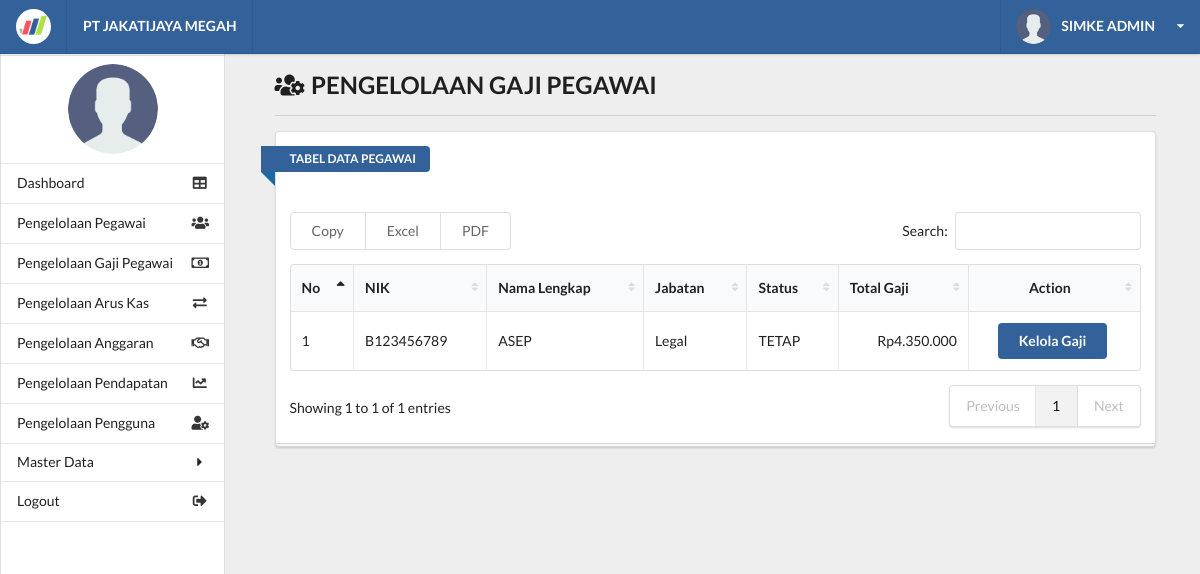
Screenshot of /kelola_gaji.php (signed in) with the database file from the repository.
### tables this page shows
CREATE TABLE `tb_pegawai` (
  `id_pegawai` int(11) NOT NULL AUTO_INCREMENT,
  `nik` varchar(50) NOT NULL,
  `nama_lengkap` varchar(250) NOT NULL,
  `no_hp` varchar(15) NOT NULL,
  `alamat` text NOT NULL,
  `status_pegawai` varchar(200) NOT NULL COMMENT 'pg teteap; pg lama;',
  `id_jabatan` int(11) NOT NULL,
  PRIMARY KEY (`id_pegawai`),
  UNIQUE KEY `nik` (`nik`),
  KEY `id_jabatan` (`id_jabatan`),
  CONSTRAINT `tb_pegawai_ibfk_1` FOREIGN KEY (`id_jabatan`) REFERENCES `tb_jabatan` (`id_jabatan`) ON DELETE CASCADE ON UPDATE CASCADE
);

CREATE TABLE `tb_tunjangan` (
  `nik` varchar(50) NOT NULL,
  `tunjangan` int(15) DEFAULT NULL,
  PRIMARY KEY (`nik`),
  CONSTRAINT `tb_tunjangan_ibfk_1` FOREIGN KEY (`nik`) REFERENCES `tb_pegawai` (`nik`) ON DELETE CASCADE ON UPDATE CASCADE
);

CREATE TABLE `tb_jabatan` (
  `id_jabatan` int(11) NOT NULL AUTO_INCREMENT,
  `nama_jabatan` varchar(250) NOT NULL,
  `keterangan` text,
  PRIMARY KEY (`id_jabatan`)
);

CREATE TABLE `tb_gaji` (
  `nik` varchar(50) NOT NULL,
  `gaji` int(15) NOT NULL,
  PRIMARY KEY (`nik`),
  CONSTRAINT `tb_gaji_ibfk_1` FOREIGN KEY (`nik`) REFERENCES `tb_pegawai` (`nik`) ON DELETE CASCADE ON UPDATE CASCADE
);

### functions/function_gaji.php (called while the page is built, shortened)
<?php
    require_once 'database.php';
    function getData() {
        global $conn;
        $sql    = "SELECT tb_pegawai.*, tb_jabatan.*, tb_gaji.*, tb_tunjangan.*
                    FROM tb_pegawai
                    JOIN tb_jabatan ON tb_pegawai.id_jabatan = tb_jabatan.id_jabatan
                    JOIN tb_gaji ON tb_pegawai.nik = tb_gaji.nik
                    JOIN tb_tunjangan ON tb_pegawai.nik = tb_tunjangan.nik";
        $result = mysqli_query($conn, $sql);
        return mysqli_fetch_all($result, MYSQLI_ASSOC);
    }
    function getTotalPotongan($nik){
       global $conn;
       $fixnik = mysqli_real_escape_string($conn, $nik);
        $sql    = "SELECT SUM(potongan) as total_potongan FROM tb_potongan WHERE nik='$fixnik'";
        $result = mysqli_query($conn, $sql);
        return mysqli_fetch_all($result, MYSQLI_ASSOC);
    }
?>

### kelola_gaji.php (the view, shortened to what this page needs)
<?php
require 'functions/function_gaji.php';
include_once 'layout/header.php';
include_once 'layout/sidebar.php';
?>
    <div class="right floated thirteen wide computer sixteen wide phone column" id="content">
        <div class="ui container grid">
            <div class="row">
                <div class="fifteen wide computer sixteen wide phone centered column">
                    <h2><i class="users cog icon"></i> PENGELOLAAN GAJI PEGAWAI</h2>
                    <div class="ui divider"></div>
                    <div class="ui grid">
                        <div class="sixteen wide computer sixteen wide phone centered column">
                            <div class="ui stacked segment">
                                <div class="">
                                    <div class="ui blue ribbon icon label">TABEL DATA PEGAWAI</div>
                                    <br><br><br>
                                </div>
                                <table id="example" class="ui celled table responsive nowrap unstackable" style="width:100%">
                                    <thead>
                                    <tr>
                                        <th>No</th>
                                        <th>NIK</th>
                                        <th>Nama Lengkap</th>
                                        <th>Jabatan</th>
                                        <th>Status</th>
                                        <th>Total Gaji</th>
                                        <th style="text-align: center;">Action</th>
                                    </tr>
                                    </thead>
                                    <tbody>
                                    <?php $all = getData(); $no = 1; ?>
                                    <?php foreach ($all as $data) {
                                        $getPotongan = getTotalPotongan($data['nik']);
                                        $jmlGaji = $data['gaji'];
                                        $jmlTunjangan = $data['tunjangan'];
                                        if ($getPotongan > 0) {
                                            $jmlPotongan = $getPotongan[0]['total_potongan'];
                                        }else{
                                            $jmlPotongan = 0;
                                        }
                                        $totalGaji = $jmlGaji + $jmlTunjangan - $jmlPotongan;
                                        ?>
                                        <tr>
                                            <td><?= $no++ ?></td>
                                            <td><?= $data['nik'] ?></td>
                                            <td><?= $data['nama_lengkap'] ?></td>
                                            <td><?= $data['nama_jabatan'] ?></td>
                                            <td><?= $data['status_pegawai'] ?></td>
                                            <td style="text-align: right;">Rp<?= number_format($totalGaji, 0 , '' , '.' ) ?></td>
                                            <td style="text-align: center;">
                                                <a href="detail_gaji.php?nik=<?php echo $data['nik']; ?>" class="ui blue button">Kelola Gaji</a>
                                            </td>
                                        </tr>
                                    <?php } ?>
                                    </tbody>
                                </table>
                            </div>
                        </div>
                    </div>
                </div>
            </div>
        </div>
    </div>
<?php
include_once 'layout/footer.php';
?>

### assets/css/main.css (style rules this page uses)
html, body { background-color: #eeeeee; height: 100%; width: 100%; margin: 0; padding: 0; }
#content { top: 1em; }
.blue { background-color: #336199 !important; }

### rows the page displays
tb_pegawai: tb_tunjangan.nik "B123456789", nama_lengkap "ASEP", id_jabatan.nama_jabatan "Legal", status_pegawai "TETAP", tb_gaji.gaji "4.350.000"

### other values shown
$_SESSION['nama'] "SIMKE ADMIN"
